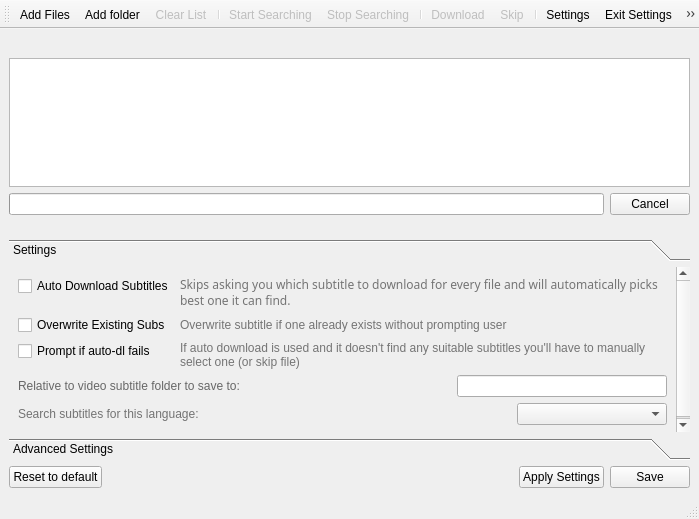
<?xml version="1.0" encoding="UTF-8"?>
<ui version="4.0">
 <class>MainWindow</class>
 <widget class="QMainWindow" name="MainWindow">
  <property name="geometry">
   <rect>
    <x>0</x>
    <y>0</y>
    <width>699</width>
    <height>519</height>
   </rect>
  </property>
  <property name="windowTitle">
   <string>PySub</string>
  </property>
  <property name="windowIcon">
   <iconset>
    <normaloff>:/icons/resources/icon.svg</normaloff>:/icons/resources/icon.svg</iconset>
  </property>
  <property name="statusTip">
   <string/>
  </property>
  <property name="tabShape">
   <enum>QTabWidget::Rounded</enum>
  </property>
  <widget class="QWidget" name="centralwidget">
   <property name="minimumSize">
    <size>
     <width>1</width>
     <height>1</height>
    </size>
   </property>
   <property name="maximumSize">
    <size>
     <width>16777215</width>
     <height>16777215</height>
    </size>
   </property>
   <layout class="QVBoxLayout" name="verticalLayout_2">
    <property name="margin">
     <number>0</number>
    </property>
    <item>
     <widget class="QWidget" name="main_wdiget" native="true">
      <layout class="QVBoxLayout" name="verticalLayout_4">
       <item>
        <widget class="QLabel" name="status_label">
         <property name="text">
          <string/>
         </property>
        </widget>
       </item>
       <item>
        <widget class="QTreeView" name="file_list">
         <property name="editTriggers">
          <set>QAbstractItemView::NoEditTriggers</set>
         </property>
         <property name="showDropIndicator" stdset="0">
          <bool>false</bool>
         </property>
         <property name="alternatingRowColors">
          <bool>true</bool>
         </property>
         <property name="selectionMode">
          <enum>QAbstractItemView::ExtendedSelection</enum>
         </property>
         <property name="itemsExpandable">
          <bool>false</bool>
         </property>
         <property name="sortingEnabled">
          <bool>true</bool>
         </property>
         <property name="animated">
          <bool>true</bool>
         </property>
         <property name="allColumnsShowFocus">
          <bool>true</bool>
         </property>
         <property name="expandsOnDoubleClick">
          <bool>false</bool>
         </property>
        </widget>
       </item>
       <item>
        <layout class="QHBoxLayout" name="horizontalLayout">
         <item>
          <widget class="QProgressBar" name="progressBar">
           <property name="value">
            <number>0</number>
           </property>
           <property name="textVisible">
            <bool>true</bool>
           </property>
           <property name="format">
            <string/>
           </property>
          </widget>
         </item>
         <item>
          <widget class="QPushButton" name="btn_cancel_add">
           <property name="text">
            <string>Cancel</string>
           </property>
           <property name="flat">
            <bool>false</bool>
           </property>
          </widget>
         </item>
        </layout>
       </item>
      </layout>
     </widget>
    </item>
    <item>
     <widget class="QWidget" name="settings_widget" native="true">
      <property name="enabled">
       <bool>true</bool>
      </property>
      <layout class="QVBoxLayout" name="verticalLayout">
       <item>
        <widget class="QToolBox" name="bx_settings">
         <property name="currentIndex">
          <number>0</number>
         </property>
         <widget class="QWidget" name="pge_set_norm">
          <property name="geometry">
           <rect>
            <x>0</x>
            <y>0</y>
            <width>669</width>
            <height>204</height>
           </rect>
          </property>
          <attribute name="label">
           <string>Settings</string>
          </attribute>
          <layout class="QHBoxLayout" name="horizontalLayout_2">
           <item>
            <layout class="QFormLayout" name="layout_chkboxes">
             <property name="sizeConstraint">
              <enum>QLayout::SetDefaultConstraint</enum>
             </property>
             <property name="fieldGrowthPolicy">
              <enum>QFormLayout::AllNonFixedFieldsGrow</enum>
             </property>
             <item row="1" column="0">
              <widget class="QCheckBox" name="chk_auto_dl">
               <property name="text">
                <string>Auto Download Subtitles</string>
               </property>
              </widget>
             </item>
             <item row="1" column="1">
              <widget class="QLabel" name="lbl_auto_dl">
               <property name="font">
                <font>
                 <family>Droid Sans</family>
                 <italic>false</italic>
                 <underline>false</underline>
                 <kerning>true</kerning>
                </font>
               </property>
               <property name="text">
                <string>&lt;html&gt;&lt;head/&gt;&lt;body&gt;&lt;p&gt;&lt;span style=&quot; color:#747474;&quot;&gt;Skips asking you which subtitle to download for every file and will automatically picks best one it can find. &lt;/span&gt;&lt;/p&gt;&lt;/body&gt;&lt;/html&gt;</string>
               </property>
               <property name="textFormat">
                <enum>Qt::AutoText</enum>
               </property>
               <property name="scaledContents">
                <bool>false</bool>
               </property>
               <property name="wordWrap">
                <bool>true</bool>
               </property>
              </widget>
             </item>
             <item row="3" column="0">
              <widget class="QCheckBox" name="chk_overwrite">
               <property name="text">
                <string>Overwrite Existing Subs</string>
               </property>
              </widget>
             </item>
             <item row="3" column="1">
              <widget class="QLabel" name="lbl_overwrite">
               <property name="text">
                <string>&lt;html&gt;&lt;head/&gt;&lt;body&gt;&lt;p&gt;&lt;span style=&quot; color:#747474;&quot;&gt;Overwrite subtitle if one already exists without prompting user&lt;/span&gt;&lt;/p&gt;&lt;/body&gt;&lt;/html&gt;</string>
               </property>
               <property name="wordWrap">
                <bool>true</bool>
               </property>
              </widget>
             </item>
             <item row="5" column="0" colspan="2">
              <layout class="QHBoxLayout" name="dl_folder_layout">
               <item>
                <widget class="QLabel" name="lbl_save_folder">
                 <property name="text">
                  <string>&lt;html&gt;&lt;head/&gt;&lt;body&gt;&lt;p&gt;&lt;span style=&quot; color:#676767;&quot;&gt;Relative to video subtitle folder to save to:&lt;/span&gt;&lt;/p&gt;&lt;/body&gt;&lt;/html&gt;</string>
                 </property>
                </widget>
               </item>
               <item>
                <spacer name="save_folder_spacer">
                 <property name="orientation">
                  <enum>Qt::Horizontal</enum>
                 </property>
                 <property name="sizeHint" stdset="0">
                  <size>
                   <width>40</width>
                   <height>20</height>
                  </size>
                 </property>
                </spacer>
               </item>
               <item>
                <widget class="QLineEdit" name="lne_save_folder"/>
               </item>
              </layout>
             </item>
             <item row="6" column="0" colspan="2">
              <layout class="QHBoxLayout" name="language_layout">
               <item>
                <widget class="QLabel" name="lbl_language">
                 <property name="text">
                  <string>&lt;html&gt;&lt;head/&gt;&lt;body&gt;&lt;p&gt;&lt;span style=&quot; color:#737373;&quot;&gt;Search subtitles for this language:&lt;/span&gt;&lt;/p&gt;&lt;/body&gt;&lt;/html&gt;</string>
                 </property>
                 <property name="wordWrap">
                  <bool>true</bool>
                 </property>
                </widget>
               </item>
               <item>
                <spacer name="spacer_language">
                 <property name="orientation">
                  <enum>Qt::Horizontal</enum>
                 </property>
                 <property name="sizeType">
                  <enum>QSizePolicy::Preferred</enum>
                 </property>
                 <property name="sizeHint" stdset="0">
                  <size>
                   <width>40</width>
                   <height>20</height>
                  </size>
                 </property>
                </spacer>
               </item>
               <item>
                <widget class="QComboBox" name="cbo_language">
                 <property name="sizePolicy">
                  <sizepolicy hsizetype="Maximum" vsizetype="Fixed">
                   <horstretch>0</horstretch>
                   <verstretch>0</verstretch>
                  </sizepolicy>
                 </property>
                 <property name="minimumSize">
                  <size>
                   <width>150</width>
                   <height>0</height>
                  </size>
                 </property>
                </widget>
               </item>
              </layout>
             </item>
             <item row="4" column="1">
              <widget class="QLabel" name="lbl_prompt">
               <property name="text">
                <string>&lt;html&gt;&lt;head/&gt;&lt;body&gt;&lt;p&gt;&lt;span style=&quot; color:#747474;&quot;&gt;If auto download is used and it doesn't find any suitable subtitles you'll have to manually select one (or skip file)&lt;/span&gt;&lt;/p&gt;&lt;/body&gt;&lt;/html&gt;</string>
               </property>
               <property name="wordWrap">
                <bool>true</bool>
               </property>
              </widget>
             </item>
             <item row="4" column="0">
              <widget class="QCheckBox" name="chk_prompt">
               <property name="text">
                <string>Prompt if auto-dl fails</string>
               </property>
              </widget>
             </item>
            </layout>
           </item>
          </layout>
          <zorder></zorder>
         </widget>
         <widget class="QWidget" name="pge_set_adv">
          <property name="geometry">
           <rect>
            <x>0</x>
            <y>0</y>
            <width>669</width>
            <height>427</height>
           </rect>
          </property>
          <attribute name="label">
           <string>Advanced Settings</string>
          </attribute>
          <layout class="QVBoxLayout" name="verticalLayout_3">
           <item>
            <widget class="QGroupBox" name="advanced_group_box">
             <property name="enabled">
              <bool>false</bool>
             </property>
             <property name="title">
              <string/>
             </property>
             <property name="flat">
              <bool>true</bool>
             </property>
             <property name="checkable">
              <bool>false</bool>
             </property>
             <property name="checked">
              <bool>false</bool>
             </property>
             <layout class="QHBoxLayout" name="horizontalLayout_7">
              <property name="margin">
               <number>2</number>
              </property>
              <item>
               <layout class="QVBoxLayout" name="advanced_layout">
                <item>
                 <widget class="QLabel" name="lbl_file_ext">
                  <property name="text">
                   <string>File extensions</string>
                  </property>
                 </widget>
                </item>
                <item>
                 <widget class="QPlainTextEdit" name="txt_file_ext">
                  <property name="minimumSize">
                   <size>
                    <width>0</width>
                    <height>0</height>
                   </size>
                  </property>
                 </widget>
                </item>
                <item>
                 <widget class="QLabel" name="lbl_sub_ext">
                  <property name="text">
                   <string>Sub ext</string>
                  </property>
                 </widget>
                </item>
                <item>
                 <widget class="QPlainTextEdit" name="txt_sub_ext"/>
                </item>
                <item>
                 <widget class="QLabel" name="lbl_lang_json">
                  <property name="text">
                   <string>Languages JSON:</string>
                  </property>
                 </widget>
                </item>
                <item>
                 <widget class="QPlainTextEdit" name="txt_lang_json"/>
                </item>
                <item>
                 <layout class="QHBoxLayout" name="cutoff_layout">
                  <item>
                   <widget class="QLabel" name="lbl_cutoff">
                    <property name="text">
                     <string>Match cutoff:</string>
                    </property>
                   </widget>
                  </item>
                  <item>
                   <widget class="QSlider" name="sl_cutoff">
                    <property name="maximum">
                     <number>100</number>
                    </property>
                    <property name="singleStep">
                     <number>1</number>
                    </property>
                    <property name="pageStep">
                     <number>1</number>
                    </property>
                    <property name="value">
                     <number>75</number>
                    </property>
                    <property name="orientation">
                     <enum>Qt::Horizontal</enum>
                    </property>
                    <property name="invertedAppearance">
                     <bool>false</bool>
                    </property>
                    <property name="invertedControls">
                     <bool>false</bool>
                    </property>
                   </widget>
                  </item>
                  <item>
                   <widget class="QLabel" name="sl_label">
                    <property name="text">
                     <string>00</string>
                    </property>
                   </widget>
                  </item>
                 </layout>
                </item>
                <item>
                 <layout class="QHBoxLayout" name="ua_server_layout">
                  <item>
                   <widget class="QLabel" name="lbl_ua">
                    <property name="text">
                     <string>User Agent:</string>
                    </property>
                   </widget>
                  </item>
                  <item>
                   <widget class="QLineEdit" name="lne_ua"/>
                  </item>
                  <item>
                   <widget class="QLabel" name="lbl_server">
                    <property name="text">
                     <string>XMLRPC Server URL:</string>
                    </property>
                   </widget>
                  </item>
                  <item>
                   <widget class="QLineEdit" name="lne_server"/>
                  </item>
                 </layout>
                </item>
               </layout>
              </item>
             </layout>
            </widget>
           </item>
           <item>
            <widget class="QCheckBox" name="chk_enable_advanced_sett">
             <property name="text">
              <string>Enable Advanced Settings</string>
             </property>
            </widget>
           </item>
          </layout>
         </widget>
        </widget>
       </item>
       <item>
        <layout class="QHBoxLayout" name="layout_settings_buttons">
         <item>
          <widget class="QPushButton" name="btn_reset_conf">
           <property name="statusTip">
            <string>Reset fields to their default values</string>
           </property>
           <property name="text">
            <string>Reset to default</string>
           </property>
           <property name="checkable">
            <bool>false</bool>
           </property>
           <property name="flat">
            <bool>false</bool>
           </property>
          </widget>
         </item>
         <item>
          <spacer name="spacer_buttons">
           <property name="orientation">
            <enum>Qt::Horizontal</enum>
           </property>
           <property name="sizeHint" stdset="0">
            <size>
             <width>40</width>
             <height>20</height>
            </size>
           </property>
          </spacer>
         </item>
         <item>
          <widget class="QPushButton" name="btn_apply">
           <property name="toolTip">
            <string/>
           </property>
           <property name="statusTip">
            <string>Applies settings to this session only</string>
           </property>
           <property name="text">
            <string>Apply Settings</string>
           </property>
           <property name="flat">
            <bool>false</bool>
           </property>
          </widget>
         </item>
         <item>
          <widget class="QPushButton" name="btn_save_conf">
           <property name="statusTip">
            <string>Apply and save settings to be used as default</string>
           </property>
           <property name="text">
            <string>Save</string>
           </property>
          </widget>
         </item>
        </layout>
       </item>
      </layout>
     </widget>
    </item>
   </layout>
  </widget>
  <widget class="QToolBar" name="toolBar">
   <property name="enabled">
    <bool>true</bool>
   </property>
   <property name="font">
    <font>
     <family>Ubuntu</family>
     <weight>50</weight>
     <bold>false</bold>
    </font>
   </property>
   <property name="windowTitle">
    <string>toolBar</string>
   </property>
   <property name="statusTip">
    <string/>
   </property>
   <property name="movable">
    <bool>true</bool>
   </property>
   <property name="allowedAreas">
    <set>Qt::AllToolBarAreas</set>
   </property>
   <property name="iconSize">
    <size>
     <width>24</width>
     <height>24</height>
    </size>
   </property>
   <property name="toolButtonStyle">
    <enum>Qt::ToolButtonTextUnderIcon</enum>
   </property>
   <property name="floatable">
    <bool>true</bool>
   </property>
   <attribute name="toolBarArea">
    <enum>TopToolBarArea</enum>
   </attribute>
   <attribute name="toolBarBreak">
    <bool>false</bool>
   </attribute>
   <addaction name="actionAddFiles"/>
   <addaction name="actionAddFolder"/>
   <addaction name="actionClearList"/>
   <addaction name="separator"/>
   <addaction name="actionSearch"/>
   <addaction name="actionStop"/>
   <addaction name="separator"/>
   <addaction name="actionDownload"/>
   <addaction name="actionSkip"/>
   <addaction name="separator"/>
   <addaction name="actionSettings"/>
   <addaction name="actionExitSettings"/>
   <addaction name="actionAbout"/>
  </widget>
  <widget class="QStatusBar" name="statusBar"/>
  <action name="actionAddFiles">
   <property name="icon">
    <iconset resource="resources.qrc">
     <normaloff>:/toolbar/add_files</normaloff>:/toolbar/add_files</iconset>
   </property>
   <property name="text">
    <string>Add Files</string>
   </property>
   <property name="statusTip">
    <string>Add one or multiple video files to the list</string>
   </property>
  </action>
  <action name="actionAddFolder">
   <property name="icon">
    <iconset resource="resources.qrc">
     <normaloff>:/toolbar/add_folder</normaloff>:/toolbar/add_folder</iconset>
   </property>
   <property name="text">
    <string>Add folder</string>
   </property>
   <property name="statusTip">
    <string>Add all valid files in the folder to the file list</string>
   </property>
  </action>
  <action name="actionSettings">
   <property name="icon">
    <iconset resource="resources.qrc">
     <normaloff>:/toolbar/settings</normaloff>:/toolbar/settings</iconset>
   </property>
   <property name="text">
    <string>Settings</string>
   </property>
   <property name="statusTip">
    <string>Show configuration panel</string>
   </property>
   <property name="font">
    <font>
     <family>Ubuntu</family>
    </font>
   </property>
  </action>
  <action name="actionAbout">
   <property name="enabled">
    <bool>true</bool>
   </property>
   <property name="icon">
    <iconset resource="resources.qrc">
     <normaloff>:/toolbar/about</normaloff>:/toolbar/about</iconset>
   </property>
   <property name="text">
    <string>About</string>
   </property>
   <property name="statusTip">
    <string>Show information about application</string>
   </property>
  </action>
  <action name="actionSearch">
   <property name="enabled">
    <bool>false</bool>
   </property>
   <property name="icon">
    <iconset resource="resources.qrc">
     <normaloff>:/toolbar/search</normaloff>:/toolbar/search</iconset>
   </property>
   <property name="text">
    <string>Start Searching</string>
   </property>
   <property name="statusTip">
    <string>Start searching subtitles for the files in the list</string>
   </property>
  </action>
  <action name="actionStop">
   <property name="enabled">
    <bool>false</bool>
   </property>
   <property name="icon">
    <iconset resource="resources.qrc">
     <normaloff>:/toolbar/stop</normaloff>:/toolbar/stop</iconset>
   </property>
   <property name="text">
    <string>Stop Searching</string>
   </property>
   <property name="statusTip">
    <string>Stop searching for subtitles and return to file list</string>
   </property>
   <property name="visible">
    <bool>false</bool>
   </property>
  </action>
  <action name="actionExitSettings">
   <property name="icon">
    <iconset resource="resources.qrc">
     <normaloff>:/toolbar/back</normaloff>:/toolbar/back</iconset>
   </property>
   <property name="text">
    <string>Exit Settings</string>
   </property>
   <property name="statusTip">
    <string>Close settings panel and return to file list view</string>
   </property>
   <property name="visible">
    <bool>false</bool>
   </property>
  </action>
  <action name="actionDownload">
   <property name="enabled">
    <bool>false</bool>
   </property>
   <property name="icon">
    <iconset resource="resources.qrc">
     <normaloff>:/toolbar/download</normaloff>:/toolbar/download</iconset>
   </property>
   <property name="text">
    <string>Download</string>
   </property>
   <property name="toolTip">
    <string>Download</string>
   </property>
   <property name="statusTip">
    <string>Download the selected subtitle</string>
   </property>
  </action>
  <action name="actionSkip">
   <property name="enabled">
    <bool>false</bool>
   </property>
   <property name="icon">
    <iconset resource="resources.qrc">
     <normaloff>:/toolbar/skip</normaloff>:/toolbar/skip</iconset>
   </property>
   <property name="text">
    <string>Skip</string>
   </property>
   <property name="toolTip">
    <string>Skip</string>
   </property>
   <property name="statusTip">
    <string>Skip downloading subtitles for this file</string>
   </property>
  </action>
  <action name="actionClearList">
   <property name="enabled">
    <bool>false</bool>
   </property>
   <property name="icon">
    <iconset resource="resources.qrc">
     <normaloff>:/toolbar/remove</normaloff>:/toolbar/remove</iconset>
   </property>
   <property name="text">
    <string>Clear List</string>
   </property>
   <property name="statusTip">
    <string>Remove all files from the file list</string>
   </property>
  </action>
 </widget>
 <resources>
  <include location="resources.qrc"/>
 </resources>
 <connections>
  <connection>
   <sender>chk_enable_advanced_sett</sender>
   <signal>toggled(bool)</signal>
   <receiver>advanced_group_box</receiver>
   <slot>setEnabled(bool)</slot>
   <hints>
    <hint type="sourcelabel">
     <x>343</x>
     <y>424</y>
    </hint>
    <hint type="destinationlabel">
     <x>343</x>
     <y>217</y>
    </hint>
   </hints>
  </connection>
 </connections>
</ui>
